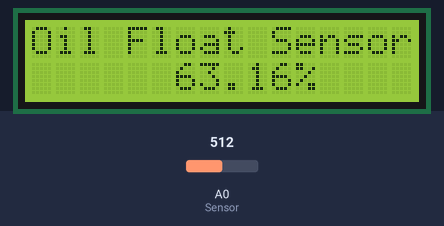
Recording of a sketch running on a simulated Arduino Uno, built with avr-gcc and run on an emulated ATmega328P. Shown: 16×2 character LCD. The test bench sets the inputs (shaded band); at power-on: A0 (Sensor) = 512. What the sketch prints to the serial monitor is not drawn.

Above: at 2.7 s.
2.8 s: A0 (Sensor) set to 716
At 3.09 s:
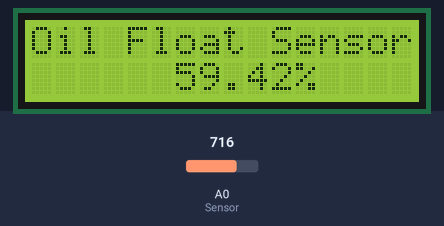
4.4 s: A0 (Sensor) set to 900
At 4.49 s:
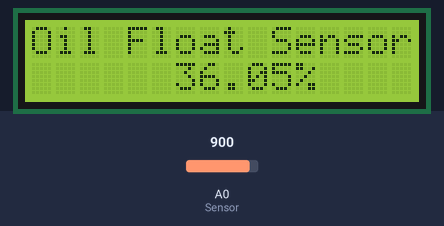
5.9 s: A0 (Sensor) set to 1023
At 9.3 s:
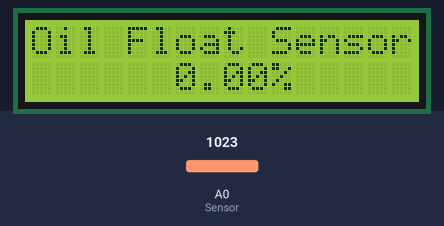
Timing chart, 0 to 10.8 s (numbered marks = the images above; inputs shaded):
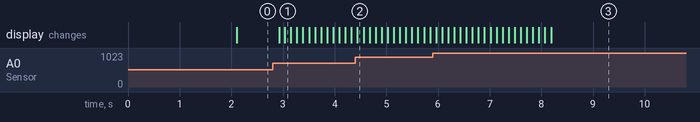

The sketch:

600-8_LCD______.ino
```cpp
#include <Arduino.h>
#include <LiquidCrystal_I2C.h>

//1602LCD의 주소는 0x27인게 있고 0x3F인것도 있음!
LiquidCrystal_I2C lcd(0x27,16,2);

#define Vin 5 //입력전압이 5V인 상황!
#define R2 120 //고정저항값의 크기
#define Sensor A0 //센서는 A0에 연결됨!
#define R1_MAX 186 //가장 큰 저항값
#define R1_MIN 3 //가장 낮은 저항값
#define window_size 20 //숫자가 커질수록 필터강도 증가

//윈도우 사이즈가 크면클수록 필터강도 증가함!
//단 윈도우 사이즈만큼 지연됨
float moving_window[window_size];
int cnt = 0;


float get_sensor(){
    //아날로그 0번핀에 10bit 아날로그값을 측정함!
    int analog = analogRead(Sensor); //0~1023
    //Vout계산하기!
    float Vout = Vin * analog/1023.0;
    //저항값 계산하기!
    float R1 = (Vin*R2-Vout*R2)/Vout;
    //저항값이 지정된 범위가 되도록 하기!
    R1 = map(R1,R1_MIN,R1_MAX,0,190);
    R1 = constrain(R1,0,190);
    //퍼센테이지 계산하기
    float percent = R1/190 * 100;

    return percent;
}

void setup(void) {
    //결과를 시리얼통신으로 출력하겠다!
    Serial.begin(9600);
    lcd.init();
    lcd.backlight();

    lcd.setCursor(0,0);
    lcd.print("Oil Float Sensor");
}

void loop(void) {

    float now_sensor = get_sensor();
    //배열에 값이 20개가 차기 전까지는 대입만한다!
    if(cnt < window_size){
        moving_window[cnt] = now_sensor;
        cnt++;
    }else{
        //20개의 샘플이 수집이 완료됨!
        //새롭게 측정된거를 제일 마지막에 넣고
        //제일 처음 데이터를 빼야한다!
        for(int i = 1;i<window_size;i++){
            moving_window[i-1] = moving_window[i];
        }
        moving_window[window_size-1] = now_sensor;
        //평균계산하기

        float filltered_percent = 0;
        for(int i = 0;i<window_size;i++){
            filltered_percent += moving_window[i];
        }
        filltered_percent /= window_size;

        Serial.print(now_sensor);
        Serial.print(", ");
        Serial.println(filltered_percent);

        String text = "      " + String(filltered_percent) + "%";
        //text문자열 길이를 16으로 맞춘다
        while(text.length() < 16){
            text += " ";
        }

        lcd.setCursor(0,1);
        lcd.print(text);
    }

    delay(100);
}
```

Measured:
- after the input at 2.8 s, the display: first changes after 0.12 s (image 1 shows a later state)
